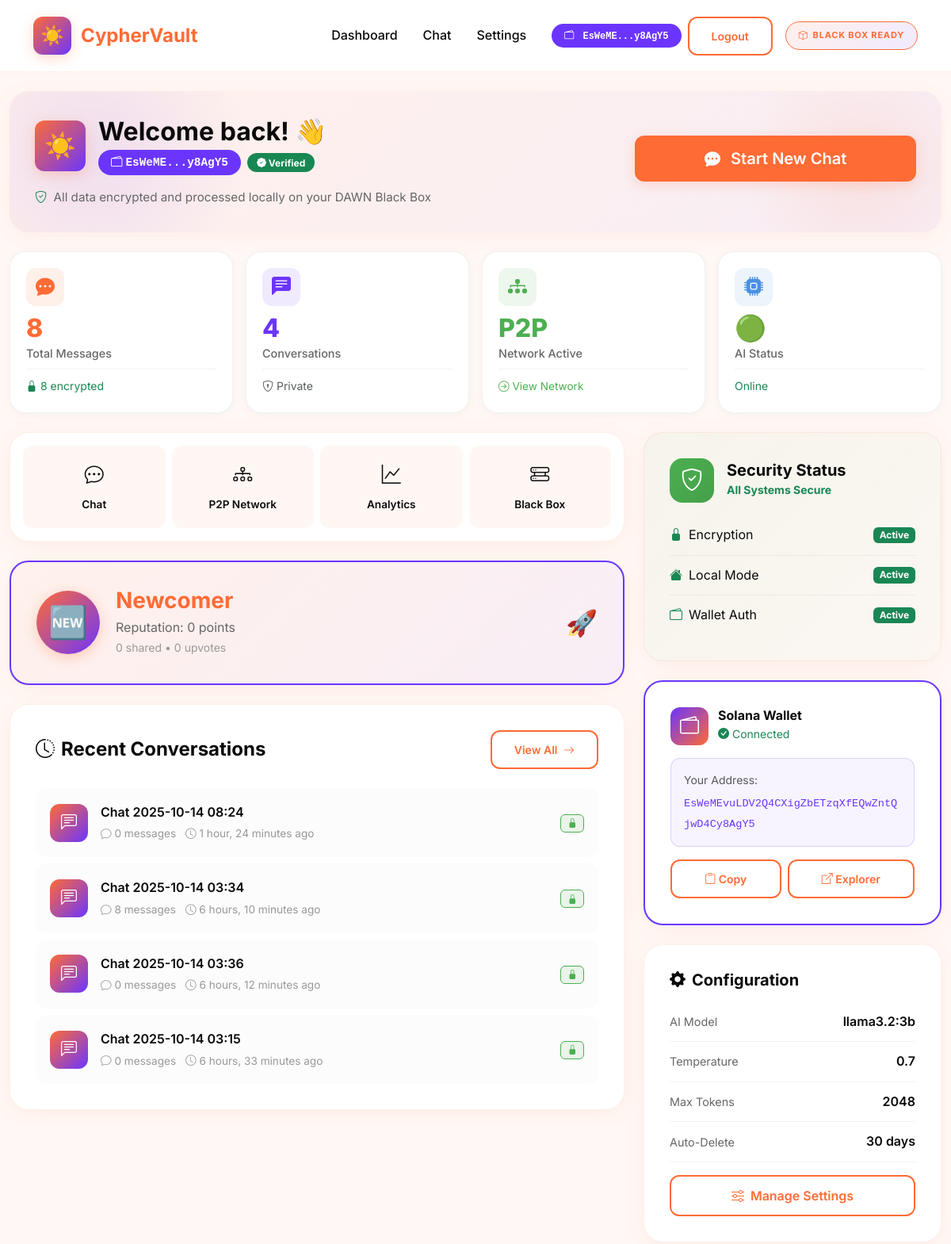
The app's page /dashboard/ (signed in, upper part), older data.
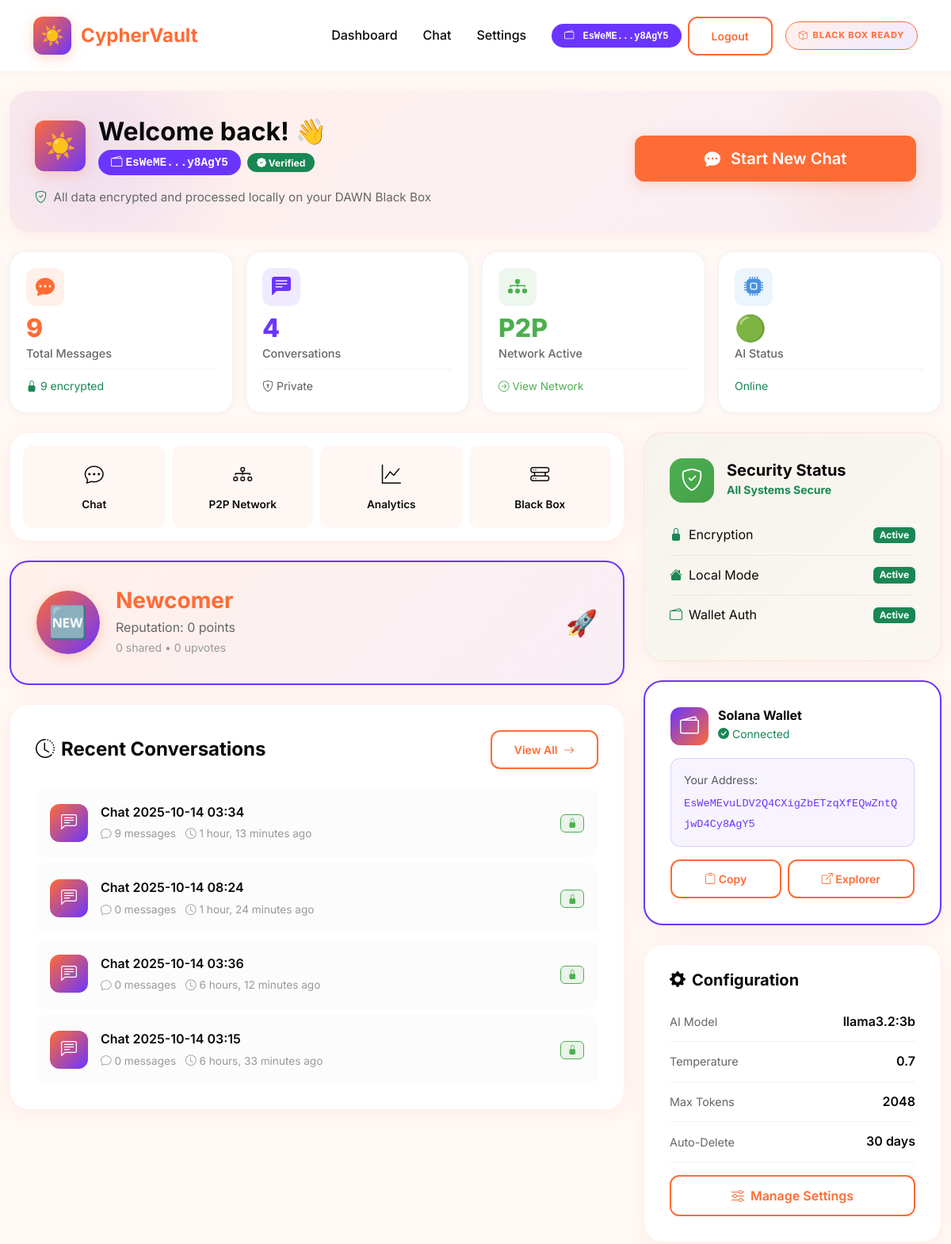
The same page, newer data.
### core/models.py (models this page shows, shortened)
class AchievementBadge(models.Model):
    BADGE_TYPES = [
        ('first_share', 'First Share'),
        ('knowledge_master', 'Knowledge Master'),
        ('helpful_peer', 'Helpful Peer'),
        ('early_adopter', 'Early Adopter'),
        ('blockchain_verified', 'Blockchain Verified'),
        ('privacy_advocate', 'Privacy Advocate'),
        ('zkp_user', 'ZKP User'),
    ]
    user = models.ForeignKey(User, on_delete=models.CASCADE, related_name='badges')
    badge_type = models.CharField(max_length=50, choices=BADGE_TYPES)
    title = models.CharField(max_length=100)
    description = models.TextField()
    icon = models.CharField(max_length=10, default='🏆')  # Emoji icon
    nft_metadata = models.JSONField(default=dict)
    blockchain_tx = models.CharField(max_length=100, blank=True, null=True)
    minted_on_chain = models.BooleanField(default=False)
    earned_at = models.DateTimeField(auto_now_add=True)
    class Meta:
        unique_together = ['user', 'badge_type']
        ordering = ['-earned_at']

class Conversation(models.Model):
    user = models.ForeignKey(User, on_delete=models.CASCADE)
    title = models.CharField(max_length=200, default="New Conversation")
    created_at = models.DateTimeField(auto_now_add=True)
    updated_at = models.DateTimeField(auto_now=True)
    is_active = models.BooleanField(default=True)
    is_encrypted = models.BooleanField(default=True)
    class Meta:
        ordering = ['-updated_at']
    def get_message_count(self):
        return self.messages.count()

### core/views.py (the view, shortened to what this page needs)
# urls.py: path('dashboard/', views.dashboard, name='dashboard'),
@login_required
def dashboard(request):
    user_conversations = Conversation.objects.filter(user=request.user, is_active=True)[:5]
    user_documents = Document.objects.filter(user=request.user)[:5]
    profile, created = UserProfile.objects.get_or_create(user=request.user)
    from .models import ReputationScore, AchievementBadge
    reputation, rep_created = ReputationScore.objects.get_or_create(
        user=request.user,
        defaults={
            'total_score': 0,
            'rank': 'Newcomer'
        }
    )
    user_badges = AchievementBadge.objects.filter(user=request.user)[:4]
    context = {
        'conversations': user_conversations,
        'documents': user_documents,
        'profile': profile,
        'reputation': reputation,
        'user_badges': user_badges,
        'total_messages': Message.objects.filter(conversation__user=request.user).count(),
        'encrypted_messages': Message.objects.filter(
            conversation__user=request.user,
            is_encrypted=True
        ).count(),
        'llm_status': 'Online' if llm_handler.available else 'Offline (Mock Mode)',
    }
    return render(request, 'dashboard.html', context)

### templates/dashboard.html (shortened to what the changed rows need)
{% extends 'base.html' %}
{% load static %}
{% block content %}
<div class="container-fluid py-4" style="background: var(--dawn-cream);">
    <div class="row mb-4">
        <div class="col-12">
            <div class="dawn-card"
                style="background: linear-gradient(135deg, rgba(255,107,53,0.05), rgba(107,53,255,0.05)); border: none; overflow: hidden; position: relative;">
                <div class="row align-items-center position-relative" style="z-index: 1;">
                    <div class="col-md-8">
                        <div class="d-flex align-items-center mb-3">
                            <div>
                                <h1 class="mb-1 fw-bold" style="color: var(--dawn-dark); font-size: 2rem;">
                                    Welcome back! 👋
                                </h1>
                            </div>
                        </div>
                    </div>
                </div>
            </div>
        </div>
    </div>
    <div class="row g-3 mb-4">
        <div class="col-6 col-lg-3">
            <div class="stat-card">
                <div class="stat-icon" style="background: rgba(255,107,53,0.1); color: var(--dawn-orange);">
                    <i class="bi bi-chat-dots-fill"></i>
                </div>
                <div class="stat-value glow-text">{{ total_messages }}</div>
                <div class="stat-label">Total Messages</div>
                <div class="stat-footer">
                    <small class="text-success">
                        <i class="bi bi-lock-fill"></i> {{ encrypted_messages }} encrypted
                    </small>
                </div>
            </div>
        </div>
    </div>
    <div class="row g-4">
        <div class="col-lg-8">
            <div class="col-12 mb-4">
                <div class="dawn-card mb-4"
                    style="background: linear-gradient(135deg, rgba(255,107,53,0.05), rgba(107,53,255,0.05)); border: 2px solid var(--dawn-purple);">
                    <div class="row align-items-center">
                        <div class="col-md-6">
                            <div class="d-flex gap-2 justify-content-end flex-wrap">
                                {% for badge in user_badges %}
                                <div class="badge-item" title="{{ badge.description }}" style="font-size: 32px;">
                                    {{ badge.icon }}
                                </div>
                                {% empty %}
                                <small class="text-muted">No badges yet - share knowledge to earn them!</small>
                                {% endfor %}
                            </div>
                        </div>
                    </div>
                </div>
            </div>
            <div class="dawn-card">
                {% if conversations %}
                <div class="conversation-list">
                    {% for conv in conversations %}
                    <a href="{% url 'chat_with_id' conv.id %}" class="conversation-item">
                        <div class="conversation-icon">
                            <i class="bi bi-chat-left-text"></i>
                        </div>
                        <div class="conversation-content">
                            <div class="conversation-title">{{ conv.title|truncatechars:50 }}</div>
                            <div class="conversation-meta">
                                <span><i class="bi bi-chat"></i> {{ conv.get_message_count }} messages</span>
                                <span><i class="bi bi-clock"></i> {{ conv.updated_at|timesince }} ago</span>
                            </div>
                        </div>
                        <div class="conversation-badge">
                            <span class="badge"
                                style="background: rgba(76,175,80,0.1); color: #4CAF50; border: 1px solid #4CAF50;">
                                <i class="bi bi-lock-fill"></i>
                            </span>
                        </div>
                    </a>
                    {% endfor %}
                </div>
                {% endif %}
            </div>
        </div>
    </div>
</div>
{% endblock %}

Row changes from the older to the newer data that the page shows:
changed Conversation: get_message_count "8" → "9"; updated_at "6 hours, 10 minutes" → "1 hour, 13 minutes"; moves up the list
Text that changed along with them:
{{ total_messages }}: "8" → "9"
{{ encrypted_messages }}: "8" → "9"
